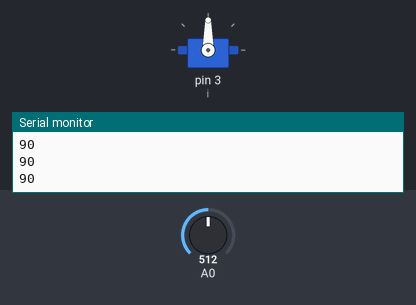
This sketch was run on a simulated Arduino Uno, built with avr-gcc and run on an emulated ATmega328P. On the bench: servo, the last lines printed to the serial monitor. The test bench sets the inputs (shaded band); at power-on: A0 = 512.

Above: at 1.2 s.
1.3 s: A0 set to 716
At 1.6 s:
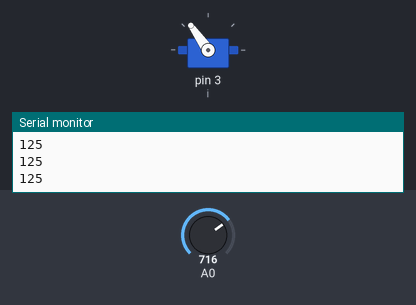
2.8 s: A0 set to 900
At 3.9 s:
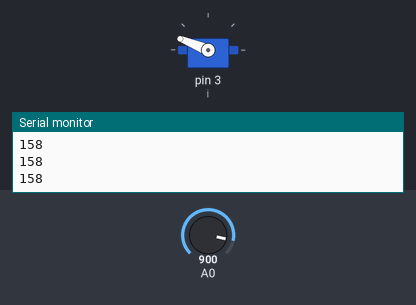
4.3 s: A0 set to 1023
At 5.1 s:
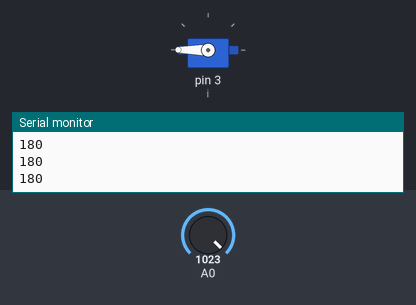
5.8 s: A0 set to 306
At 6.2 s:
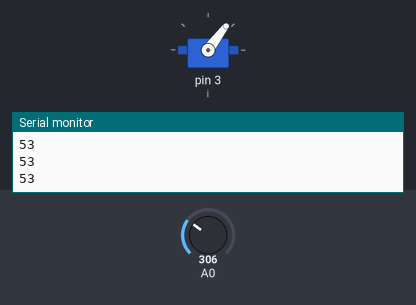
7.3 s: A0 set to 122
At 8.5 s:
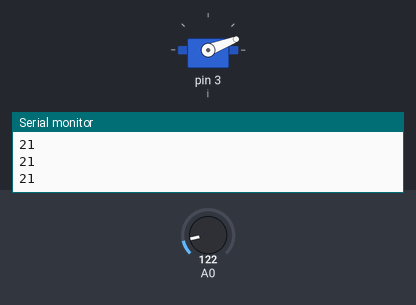
8.8 s: A0 set to 0
At 9.6 s:
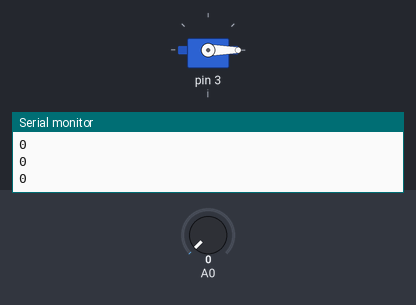
Timing chart, 0 to 11.3 s (numbered marks = the images above; inputs shaded):
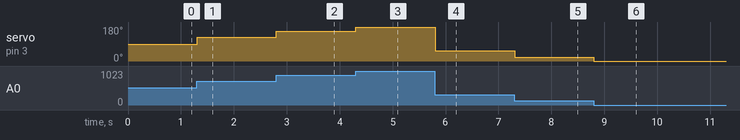

The sketch:

sketch_may08c.ino
```cpp
#include <Servo.h>
Servo a;
#define i 3
void setup() {

  Serial.begin(9600);
  a.attach(i);

}

void loop() {
  a.write(map(analogRead(A0), 0, 1023, 0, 180));
  delay(10);
  Serial.println(map(analogRead(A0), 0, 1023, 0, 180));

}
```

Measured:
- after the input at 1.3 s, servo on pin 3 (i): 90° → 125° at once
- after the input at 2.8 s, servo on pin 3 (i): 125° → 158° at once
- after the input at 4.3 s, servo on pin 3 (i): 158° → 180° at once
- after the input at 5.8 s, servo on pin 3 (i): 180° → 53° at once
- after the input at 7.3 s, servo on pin 3 (i): 53° → 21° at once
- after the input at 8.8 s, servo on pin 3 (i): 21° → 0° at once
